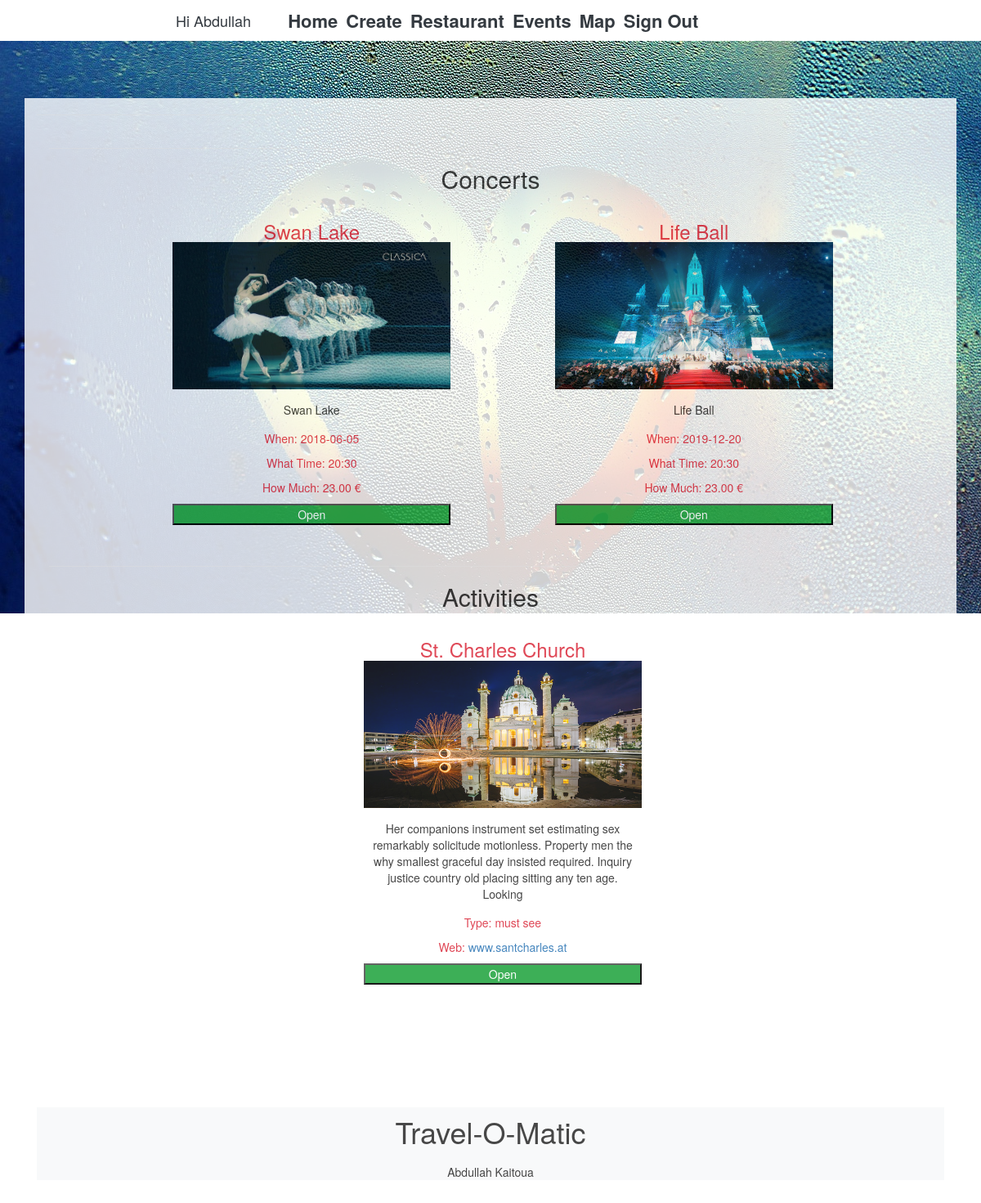
Screenshot of /things.php (signed in) with the database file from the repository.
### tables this page shows
CREATE TABLE `users` (
  `userId` int(11) NOT NULL,
  `userName` varchar(30) NOT NULL,
  `userEmail` varchar(60) NOT NULL,
  `userPass` varchar(255) NOT NULL,
  `role` enum('user','admin') DEFAULT 'user'
);

CREATE TABLE `concert` (
  `con_id` int(10) NOT NULL,
  `con_name` varchar(35) DEFAULT NULL,
  `con_date` date DEFAULT NULL,
  `con_time` varchar(20) DEFAULT NULL,
  `con_price` double(10,2) DEFAULT NULL,
  `con_pic` varchar(35) DEFAULT NULL,
  `FK_con_location` int(10) DEFAULT NULL
);

CREATE TABLE `things_todo` (
  `todo_id` int(10) NOT NULL,
  `todo_name` varchar(35) DEFAULT NULL,
  `todo_type` varchar(30) DEFAULT NULL,
  `todo_desc` varchar(500) DEFAULT NULL,
  `todo_web` varchar(30) DEFAULT NULL,
  `todo_pic` varchar(30) DEFAULT NULL,
  `FK_todo_location` int(10) DEFAULT NULL
);

### queries/query_login.php (called while the page is built, shortened)
<?php
if(isset($_SESSION["admin"])){
 $res=mysqli_query($conn, "SELECT * FROM users WHERE userId=".$_SESSION['admin']);
$userRow=mysqli_fetch_array($res, MYSQLI_ASSOC); }
else{
	 $res=mysqli_query($conn, "SELECT * FROM users WHERE userId=".$_SESSION['user']);
$userRow=mysqli_fetch_array($res, MYSQLI_ASSOC); }
?>

### things.php (the view, shortened to what this page needs)
<?php
require_once 'actions/db_connection.php';
require_once 'queries/query_login.php';
require_once 'head_component.php';
?>
<hr>
<div class="container w-100">
				<hr>
		    	<?php  echo '<h2 class="text-center  mb-5">Concerts</h2>';?>
		        <div class="container row d-flex justify-content-around" >
						<?php
					 		$res =$conn->query("SELECT * FROM concert");
					        while ($conc_row = $res->fetch_assoc()) {
					        echo '
								<div class="col-lg-4 ombra m-2 mb-5">
 	                                <div class="text-center">
 	                                    <h3 class=" text-danger m-0">'.$conc_row['con_name'].'</h3>
 	                                    <div>
 	                                    	<img src="'.$conc_row['con_pic'].'" class="w-100 imgs">
 	                                    </div>
 	                                        <div class="testo_media">
 	                                            <p class="p-2 mt-3">'.$conc_row['con_name'].'</p>
 	                                        </div>
 	                            <div class=" text-danger">
 	                                <p> When: '.$conc_row['con_date'].'</p>
 	                                <p> What Time: '.$conc_row['con_time'].'</p>
 	                                <p> How Much: '.$conc_row['con_price'].' €</p>
 	                            </div>
 	                                </div>
 	                                     <a href="individual.php?type=concert&id='.$conc_row['con_id'].'">
 	                                    <button type="submit" class=" w-100 bg-success text-white "  name="restaurant" >Open</button>
 	                                 	</a>
 	                                </div>';}
				        ?>
		    	</div>
		    	<hr>
		    	<?php  echo '<h2 class="text-center  mb-5">Activities </h2>';?>
		        <div class="container row d-flex justify-content-around" >
						<?php
					 		$res =$conn->query("SELECT * FROM things_todo");
					        while ($row = $res->fetch_assoc()) {
					        echo '
								<div class="col-lg-4 ombra m-2 mb-5">
 	                                <div class="text-center">
 	                                    <h3 class=" text-danger m-0">'.$row['todo_name'].'</h3>
 	                                    <div>
 	                                    	<img src="'.$row['todo_pic'].'" class="w-100 imgs">
 	                                    </div>
 	                                        <div class="testo_media">
 	                                            <p class="p-2 mt-3">'.$row['todo_desc'].'</p>
 	                                        </div>
 	                            <div class="text-danger">
 	                                <p>Type: '.$row['todo_type'].'</p>
 	                                <p>Web: <a href="#">'.$row['todo_web'].'</a></p>
 	                            </div>
 	                                </div>
 	                                     <a href="individual.php?type=todo&id='.$row['todo_id'].'">
 	                                    <button type="submit" class=" w-100 bg-success text-white "  name="restaurant" >Open</button>
 	                                 	</a>
 	                                </div>';}
				        ?>
		    	</div>
		</div>
<?php require_once 'footer_component.php';?>

### head_component.php (shortened to what this page needs)
<!DOCTYPE html>
<html>
<head>
	<link rel="stylesheet" type="text/css" href="style/style.css">
		<link href="https://stackpath.bootstrapcdn.com/bootstrap/4.3.1/css/bootstrap.min.css" rel="stylesheet">
  <link href="https://maxcdn.bootstrapcdn.com/bootstrap/3.3.6/css/bootstrap.min.css" rel="stylesheet" />
</head>
<body>
	<nav class="mynav nav navbar-expand-lg text-dark">
  <a class="navbar-brand text-dark"  href="home.php">Hi <?php echo $userRow['userName' ]; ?></a>
  <ul class="justify-content-center navbar-nav collapse navbar-collapse" id="nav-bar">
    <li class="nav-item active">
      <a class="nav-link text-dark"  href="home.php">Home <span class="sr-only">(current)</span></a>
    </li>
    <?php
    if(isset($_SESSION["admin"])){
            echo '<li class="nav-item">
      <a class="nav-link text-dark" href="create.php">Create</a>
    </li>';}
          ?>
      <li class="nav-item">
      <a class="nav-link text-dark" href="restaurant.php">Restaurant</a>
    </li>
      <li class="nav-item">
      <a class="nav-link text-dark" href="things.php">Events</a>
    </li>
      <li class="nav-item">
      <a class="nav-link text-dark" href="map.php">Map</a>
    </li>
			<li class="nav-item">
           <a  class="nav-link text-dark" href="logout.php?logout">Sign Out</a></li>
  </ul>
</nav>
	<div id="hero">
	</div>
	<div id="container" class="container ml-6">

### style/style.css (style rules this page uses)
.navbar-brand { margin-left: 200px !important; }
#hero { position: absolute; width: 100%; height: 50em; background-image: url('../img/heo.jpg'); background-attachment: fixed; background-repeat: no-repeat; }
#container { opacity: 0.9; position: relative; top: 5em; padding-bottom: 2em; background: -moz-linear-gradient(left, rgba(255, 255, 255, 0.9) 0%, rgba(255, 255, 255, 0.9) 1%, rgba(255, 255, 255, 0.9) 100%); background: -webkit-linear-gradient(left, rgba(255, 255, 255, 0.9) 0%, rgba(255, 255, 255, 0.9) 1%, rgba(255, 255, 255, 0.9) 100%); background: linear-gradient(to right, rgba(255, 255, 255, 0.9) 0%, rgba(255, 255, 255, 0.9) 1%, rgba(255, 255, 255, 0.9) 100%); filter: progid:DXImageTransform.Microsoft.gradient(startColorstr='#e6ffffff', endColorstr='#e6ffffff', GradientType=1); }
a { text-decoration: none !important; }
ul li { list-style: none; font-size: 22px; font-weight: bold; }
.imgs { max-height: 180px !important; }

### rows the page displays
users: userName "Abdullah"
concert: con_name "Swan Lake", con_pic (picture), con_date "2018-06-05", con_time "20:30", con_price "23.00"
concert: con_name "Life Ball", con_pic (picture), con_date "2019-12-20", con_time "20:30", con_price "23.00"
things_todo: todo_name "St. Charles Church", todo_pic (picture), todo_desc "Her companions instrument set estimating sex remarkably solicitude motionless. Property men the why smallest graceful day insisted required. Inquiry justice country old placing sitting any ten age. Looking", todo_type "must see", todo_web "www.santcharles.at"
